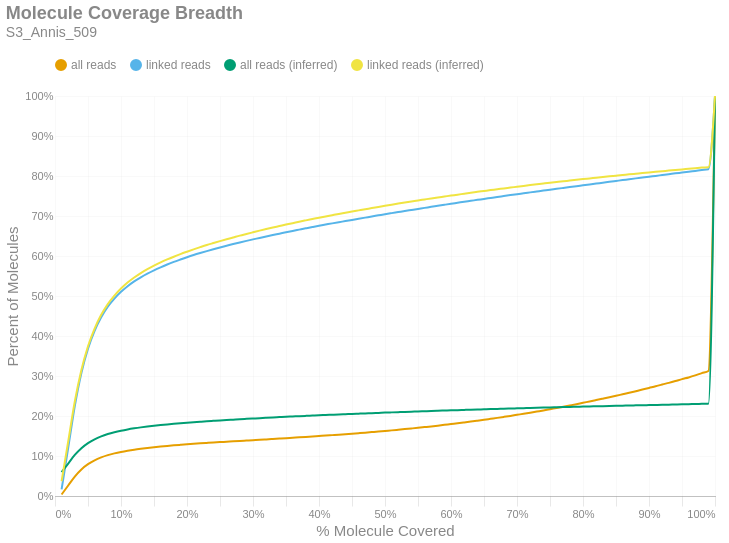

Notebook source saved alongside this figure:
### Markdown cell above
### Molecule Read Coverage
This chart shows molecule coverage breadth as computed by the number of bases aligned to that molecule. In other words, "*how much of each unique long molecule is actually sequenced/aligned?*" Keep in mind there is a distinction between sequences and alignments, since some sequences belonging to a particular molecule may not align well and wouldn't appear in the alignment data. This chart also shows molecule coverage breadth as computed by the *inferred fragment* from which the aligned sequences originate. Unlike read coverage, this calculation takes into account the total insert size, including unsequenced gaps between the forward and reverse reads. Like the previous figures, these are cumulative percents.

### Code cell
if SKIPLR:
    print_html(f"Skipped")
else:
    binned_df = consolidated_hist(valids['coverage_bp'], mask, 0.01, True)
    binned_df_inf = consolidated_hist(valids['coverage_inserts'], mask, 0.01, True)
    binned_df = binned_df.with_columns(pl.lit(binned_df_inf['all reads (cumsum)']).alias('all reads (inferred)'))
    binned_df = binned_df.with_columns(pl.lit(binned_df_inf['linked reads (cumsum)']).alias('linked reads (inferred)'))
    binned_df = binned_df.with_columns(
        (pl.col('bin').cast(pl.Float64) + 0.01).alias('right_edge')
    )

    with SafeRender(binned_df):
        (
            density_plot(binned_df, 'Molecule Coverage Breadth', samplename, 'molcov', ['all reads (inferred)','linked reads (inferred)'])
            .encode(
                #x=alt.X('bin:Q', title="% Molecule Covered").axis(format = '%').scale(padding=0),
                x=alt.X('right_edge:Q', title="% Molecule Covered").axis(format='%').scale(padding=0),
                y=alt.Y('value:Q', title='Percent of Molecules')
                    .axis(format='%')
                    .stack(False)
                    .scale(domainMin=0, padding=0),
                color=alt.Color("key:N").scale(domain = ["all reads", "linked reads", "all reads (inferred)", "linked reads (inferred)"]),
                tooltip = [
                    alt.Tooltip("key:N", title = "Data Type"),
                    alt.Tooltip("range_label:N", title="% Molecule Covered"),
                    alt.Tooltip("value:Q", format = ".2%", title="% Molecules")
                ]
            )
        ).display()

### Figure 1 — Vega-Lite specification as saved in the notebook (floating-point values rounded to 4 significant figures)
{"width": "container", "height": 400, "config": {"title": {"anchor": "start", "dy": -15, "fontSize": 18, "color": "#888888", "subtitleColor": "#888888", "subtitleFontSize": 14}, "arc": {"fill": "#0072B2"}, "axis": {"domainColor": "#888888", "domainWidth": 0.5, "gridWidth": 0.2, "grid": false, "titleFontWeight": 400, "titleFontSize": 15, "labelFontSize": 11, "labelColor": "#888888", "tickColor": "#888888", "tickWidth": 0.2, "titleColor": "#888888"}, "axisBand": {"grid": false}, "axisX": {"grid": true, "tickSize": 10, "domainCap": "round"}, "axisY": {"domain": false, "grid": true, "tickSize": 0, "domainCap": "round"}, "background": "transparent", "header": {"labelFontSize": 15, "labelColor": "#888888", "titleFontSize": 15, "titleFontWeight": 600, "titleColor": "#888888"}, "legend": {"labelFont": "sans-serif", "labelFontSize": 12, "labelColor": "#888888", "symbolSize": 100, "symbolType": "circle", "titleFontSize": 12, "titlePadding": 10, "titleColor": "#888888", "title": null, "orient": "top"}, "range": {"category": ["#E69F00", "#56B4E9", "#009E73", "#F0E442", "#0072B2", "#D55E00", "#CC79A7", "#000000"], "diverging": ["#cfe8f3", "#a2d4ec", "#73bfe2", "#46abdb", "#1696d2", "#12719e"]}, "area": {"fill": "#0072B2", "fillOpacity": 0.7, "line": true, "strokeOpacity": 0.7}, "line": {"color": "#0072B2", "stroke": "#0072B2", "strokeWidth": 2}, "trail": {"color": "#0072B2", "stroke": "#0072B2", "strokeWidth": 0, "size": 1}, "point": {"filled": true, "fillOpacity": 1.0, "size": 95}, "text": {"color": "#888888", "fontSize": 11, "align": "right", "fontWeight": 400, "size": 11}, "bar": {"fill": "#0072B2", "stroke": null}, "view": {"stroke": null, "continuousWidth": 660, "continuousHeight": 400}}, "data": {"name": "data-f4087765fc8f581e869876974e5636fb"}, "mark": {"type": "line", "interpolate": "monotone", "point": {"opacity": 0, "size": 275}}, "encoding": {"color": {"field": "key", "scale": {"domain": ["all reads", "linked reads", "all reads (inferred)", "linked reads (inferred)"]}, "type": "nominal"}, "tooltip": [{"field": "key", "title": "Data Type", "type": "nominal"}, {"field": "range_label", "title": "% Molecule Covered", "type": "nominal"}, {"field": "value", "format": ".2%", "title": "% Molecules", "type": "quantitative"}], "x": {"axis": {"format": "%"}, "field": "right_edge", "scale": {"padding": 0}, "title": "% Molecule Covered", "type": "quantitative"}, "y": {"axis": {"format": "%"}, "field": "value", "scale": {"domainMin": 0, "padding": 0}, "stack": false, "title": "Percent of Molecules", "type": "quantitative"}}, "params": [{"name": "param_c36ac31b6afebe62", "select": {"type": "point", "fields": ["key"]}, "bind": "legend"}], "title": {"text": "Molecule Coverage Breadth", "subtitle": "S3_Annis_509"}, "transform": [{"fold": ["all reads (cumsum)", "linked reads (cumsum)", "all reads (inferred)", "linked reads (inferred)"]}, {"calculate": "replace(datum.key, ' (cumsum)', '')", "as": "key"}, {"filter": {"param": "param_c36ac31b6afebe62"}}], "usermeta": {"embedOptions": {"downloadFileName": "S3_Annis_509.molcov"}}, "$schema": "https://vega.github.io/schema/vega-lite/v6.1.0.json", "datasets": {"data-f4087765fc8f581e869876974e5636fb": [{"bin": "0.0", "interval": "0.0-0.01", "all reads": 0.003755, "linked reads": 0.01659, "all reads (cumsum)": 0.003755, "linked reads (cumsum)": 0.01659, "range_label": "0.0-0.01", "all reads (inferred)": 0.05975, "linked reads (inferred)": 0.03691, "right_edge": 0.01}, {"bin": "0.01", "interval": "0.01-0.02", "all reads": 0.02242, "linked reads": 0.1036, "all reads (cumsum)": 0.02618, "linked reads (cumsum)": 0.1202, "range_label": "0.01-0.02", "all reads (inferred)": 0.08118, "linked reads (inferred)": 0.1364, "right_edge": 0.02}, {"bin": "0.02", "interval": "0.02-0.03", "all reads": 0.02254, "linked reads": 0.1049, "all reads (cumsum)": 0.04872, "linked reads (cumsum)": 0.2251, "range_label": "0.02-0.03", "all reads (inferred)": 0.1026, "linked reads (inferred)": 0.2364, "right_edge": 0.03}, {"bin": "0.03", "interval": "0.03-0.04", "all reads": 0.01776, "linked reads": 0.08263, "all reads (cumsum)": 0.06649, "linked reads (cumsum)": 0.3077, "range_label": "0.03-0.04", "all reads (inferred)": 0.1195, "linked reads (inferred)": 0.3151, "right_edge": 0.04}, {"bin": "0.04", "interval": "0.04-0.05", "all reads": 0.01306, "linked reads": 0.06072, "all reads (cumsum)": 0.07955, "linked reads (cumsum)": 0.3684, "range_label": "0.04-0.05", "all reads (inferred)": 0.1322, "linked reads (inferred)": 0.3745, "right_edge": 0.05}, {"bin": "0.05", "interval": "0.05-0.06", "all reads": 0.009611, "linked reads": 0.04459, "all reads (cumsum)": 0.08916, "linked reads (cumsum)": 0.413, "range_label": "0.05-0.06", "all reads (inferred)": 0.1417, "linked reads (inferred)": 0.4187, "right_edge": 0.06}, {"bin": "0.06", "interval": "0.06-0.07", "all reads": 0.007271, "linked reads": 0.03371, "all reads (cumsum)": 0.09643, "linked reads (cumsum)": 0.4467, "range_label": "0.06-0.07", "all reads (inferred)": 0.1491, "linked reads (inferred)": 0.4529, "right_edge": 0.07}, {"bin": "0.07", "interval": "0.07-0.08", "all reads": 0.005691, "linked reads": 0.02634, "all reads (cumsum)": 0.1021, "linked reads (cumsum)": 0.4731, "range_label": "0.07-0.08", "all reads (inferred)": 0.1549, "linked reads (inferred)": 0.4798, "right_edge": 0.08}, {"bin": "0.08", "interval": "0.08-0.09", "all reads": 0.004429, "linked reads": 0.02044, "all reads (cumsum)": 0.1066, "linked reads (cumsum)": 0.4935, "range_label": "0.08-0.09", "all reads (inferred)": 0.1594, "linked reads (inferred)": 0.5011, "right_edge": 0.09}, {"bin": "0.09", "interval": "0.09-0.1", "all reads": 0.003661, "linked reads": 0.01687, "all reads (cumsum)": 0.1102, "linked reads (cumsum)": 0.5104, "range_label": "0.09-0.1", "all reads (inferred)": 0.1632, "linked reads (inferred)": 0.5186, "right_edge": 0.1}, {"bin": "0.1", "interval": "0.1-0.11", "all reads": 0.003063, "linked reads": 0.01407, "all reads (cumsum)": 0.1133, "linked reads (cumsum)": 0.5244, "range_label": "0.1-0.11", "all reads (inferred)": 0.1664, "linked reads (inferred)": 0.5335, "right_edge": 0.11}, {"bin": "0.11", "interval": "0.11-0.12", "all reads": 0.002632, "linked reads": 0.01206, "all reads (cumsum)": 0.1159, "linked reads (cumsum)": 0.5365, "range_label": "0.11-0.12", "all reads (inferred)": 0.1692, "linked reads (inferred)": 0.5462, "right_edge": 0.12}, {"bin": "0.12", "interval": "0.12-0.13", "all reads": 0.002225, "linked reads": 0.01017, "all reads (cumsum)": 0.1181, "linked reads (cumsum)": 0.5467, "range_label": "0.12-0.13", "all reads (inferred)": 0.1716, "linked reads (inferred)": 0.5573, "right_edge": 0.13}, {"bin": "0.13", "interval": "0.13-0.14", "all reads": 0.001999, "linked reads": 0.009162, "all reads (cumsum)": 0.1201, "linked reads (cumsum)": 0.5558, "range_label": "0.13-0.14", "all reads (inferred)": 0.1737, "linked reads (inferred)": 0.5671, "right_edge": 0.14}, {"bin": "0.14", "interval": "0.14-0.15", "all reads": 0.001829, "linked reads": 0.008347, "all reads (cumsum)": 0.122, "linked reads (cumsum)": 0.5642, "range_label": "0.14-0.15", "all reads (inferred)": 0.1756, "linked reads (inferred)": 0.5758, "right_edge": 0.15}, {"bin": "0.15", "interval": "0.15-0.16", "all reads": 0.00166, "linked reads": 0.007527, "all reads (cumsum)": 0.1236, "linked reads (cumsum)": 0.5717, "range_label": "0.15-0.16", "all reads (inferred)": 0.1774, "linked reads (inferred)": 0.584, "right_edge": 0.16}, {"bin": "0.16", "interval": "0.16-0.17", "all reads": 0.001541, "linked reads": 0.006967, "all reads (cumsum)": 0.1252, "linked reads (cumsum)": 0.5787, "range_label": "0.16-0.17", "all reads (inferred)": 0.179, "linked reads (inferred)": 0.5914, "right_edge": 0.17}, {"bin": "0.17", "interval": "0.17-0.18", "all reads": 0.001434, "linked reads": 0.006493, "all reads (cumsum)": 0.1266, "linked reads (cumsum)": 0.5852, "range_label": "0.17-0.18", "all reads (inferred)": 0.1805, "linked reads (inferred)": 0.5982, "right_edge": 0.18}, {"bin": "0.18", "interval": "0.18-0.19", "all reads": 0.001327, "linked reads": 0.005978, "all reads (cumsum)": 0.1279, "linked reads (cumsum)": 0.5912, "range_label": "0.18-0.19", "all reads (inferred)": 0.1819, "linked reads (inferred)": 0.6047, "right_edge": 0.19}, {"bin": "0.19", "interval": "0.19-0.2", "all reads": 0.001293, "linked reads": 0.005784, "all reads (cumsum)": 0.1292, "linked reads (cumsum)": 0.5969, "range_label": "0.19-0.2", "all reads (inferred)": 0.1832, "linked reads (inferred)": 0.6107, "right_edge": 0.2}, {"bin": "0.2", "interval": "0.2-0.21", "all reads": 0.001212, "linked reads": 0.00543, "all reads (cumsum)": 0.1304, "linked reads (cumsum)": 0.6024, "range_label": "0.2-0.21", "all reads (inferred)": 0.1845, "linked reads (inferred)": 0.6166, "right_edge": 0.21}, {"bin": "0.21", "interval": "0.21-0.22", "all reads": 0.001144, "linked reads": 0.005045, "all reads (cumsum)": 0.1316, "linked reads (cumsum)": 0.6074, "range_label": "0.21-0.22", "all reads (inferred)": 0.1857, "linked reads (inferred)": 0.6221, "right_edge": 0.22}, {"bin": "0.22", "interval": "0.22-0.23", "all reads": 0.001085, "linked reads": 0.004805, "all reads (cumsum)": 0.1327, "linked reads (cumsum)": 0.6122, "range_label": "0.22-0.23", "all reads (inferred)": 0.1868, "linked reads (inferred)": 0.6275, "right_edge": 0.23}, {"bin": "0.23", "interval": "0.23-0.24", "all reads": 0.001071, "linked reads": 0.00463, "all reads (cumsum)": 0.1337, "linked reads (cumsum)": 0.6168, "range_label": "0.23-0.24", "all reads (inferred)": 0.1879, "linked reads (inferred)": 0.6323, "right_edge": 0.24}, {"bin": "0.24", "interval": "0.24-0.25", "all reads": 0.001028, "linked reads": 0.00444, "all reads (cumsum)": 0.1348, "linked reads (cumsum)": 0.6213, "range_label": "0.24-0.25", "all reads (inferred)": 0.1889, "linked reads (inferred)": 0.6371, "right_edge": 0.25}, {"bin": "0.25", "interval": "0.25-0.26", "all reads": 0.0009886, "linked reads": 0.004252, "all reads (cumsum)": 0.1357, "linked reads (cumsum)": 0.6255, "range_label": "0.25-0.26", "all reads (inferred)": 0.1899, "linked reads (inferred)": 0.6418, "right_edge": 0.26}, {"bin": "0.26", "interval": "0.26-0.27", "all reads": 0.001013, "linked reads": 0.004322, "all reads (cumsum)": 0.1368, "linked reads (cumsum)": 0.6299, "range_label": "0.26-0.27", "all reads (inferred)": 0.1909, "linked reads (inferred)": 0.6463, "right_edge": 0.27}, {"bin": "0.27", "interval": "0.27-0.28", "all reads": 0.0009707, "linked reads": 0.004056, "all reads (cumsum)": 0.1377, "linked reads (cumsum)": 0.6339, "range_label": "0.27-0.28", "all reads (inferred)": 0.1919, "linked reads (inferred)": 0.6509, "right_edge": 0.28}, {"bin": "0.28", "interval": "0.28-0.29", "all reads": 0.0009478, "linked reads": 0.003877, "all reads (cumsum)": 0.1387, "linked reads (cumsum)": 0.6378, "range_label": "0.28-0.29", "all reads (inferred)": 0.1928, "linked reads (inferred)": 0.6551, "right_edge": 0.29}, {"bin": "0.29", "interval": "0.29-0.3", "all reads": 0.0009499, "linked reads": 0.003767, "all reads (cumsum)": 0.1396, "linked reads (cumsum)": 0.6416, "range_label": "0.29-0.3", "all reads (inferred)": 0.1938, "linked reads (inferred)": 0.6593, "right_edge": 0.3}, {"bin": "0.3", "interval": "0.3-0.31", "all reads": 0.0009279, "linked reads": 0.003541, "all reads (cumsum)": 0.1406, "linked reads (cumsum)": 0.6451, "range_label": "0.3-0.31", "all reads (inferred)": 0.1947, "linked reads (inferred)": 0.6634, "right_edge": 0.31}, {"bin": "0.31", "interval": "0.31-0.32", "all reads": 0.0009854, "linked reads": 0.003718, "all reads (cumsum)": 0.1415, "linked reads (cumsum)": 0.6488, "range_label": "0.31-0.32", "all reads (inferred)": 0.1955, "linked reads (inferred)": 0.6674, "right_edge": 0.32}, {"bin": "0.32", "interval": "0.32-0.33", "all reads": 0.001, "linked reads": 0.003548, "all reads (cumsum)": 0.1425, "linked reads (cumsum)": 0.6524, "range_label": "0.32-0.33", "all reads (inferred)": 0.1964, "linked reads (inferred)": 0.6712, "right_edge": 0.33}, {"bin": "0.33", "interval": "0.33-0.34", "all reads": 0.001006, "linked reads": 0.003449, "all reads (cumsum)": 0.1435, "linked reads (cumsum)": 0.6558, "range_label": "0.33-0.34", "all reads (inferred)": 0.1972, "linked reads (inferred)": 0.6749, "right_edge": 0.34}, {"bin": "0.34", "interval": "0.34-0.35", "all reads": 0.001016, "linked reads": 0.00349, "all reads (cumsum)": 0.1446, "linked reads (cumsum)": 0.6593, "range_label": "0.34-0.35", "all reads (inferred)": 0.198, "linked reads (inferred)": 0.6786, "right_edge": 0.35}, {"bin": "0.35", "interval": "0.35-0.36", "all reads": 0.001046, "linked reads": 0.0034, "all reads (cumsum)": 0.1456, "linked reads (cumsum)": 0.6627, "range_label": "0.35-0.36", "all reads (inferred)": 0.1988, "linked reads (inferred)": 0.6821, "right_edge": 0.36}, {"bin": "0.36", "interval": "0.36-0.37", "all reads": 0.001031, "linked reads": 0.003244, "all reads (cumsum)": 0.1466, "linked reads (cumsum)": 0.666, "range_label": "0.36-0.37", "all reads (inferred)": 0.1996, "linked reads (inferred)": 0.6857, "right_edge": 0.37}, {"bin": "0.37", "interval": "0.37-0.38", "all reads": 0.001059, "linked reads": 0.003241, "all reads (cumsum)": 0.1477, "linked reads (cumsum)": 0.6692, "range_label": "0.37-0.38", "all reads (inferred)": 0.2003, "linked reads (inferred)": 0.6891, "right_edge": 0.38}, {"bin": "0.38", "interval": "0.38-0.39", "all reads": 0.001099, "linked reads": 0.003216, "all reads (cumsum)": 0.1488, "linked reads (cumsum)": 0.6724, "range_label": "0.38-0.39", "all reads (inferred)": 0.2011, "linked reads (inferred)": 0.6924, "right_edge": 0.39}, {"bin": "0.39", "interval": "0.39-0.4", "all reads": 0.001119, "linked reads": 0.003153, "all reads (cumsum)": 0.1499, "linked reads (cumsum)": 0.6756, "range_label": "0.39-0.4", "all reads (inferred)": 0.2018, "linked reads (inferred)": 0.6958, "right_edge": 0.4}, {"bin": "0.4", "interval": "0.4-0.41", "all reads": 0.001105, "linked reads": 0.003004, "all reads (cumsum)": 0.151, "linked reads (cumsum)": 0.6786, "range_label": "0.4-0.41", "all reads (inferred)": 0.2025, "linked reads (inferred)": 0.6989, "right_edge": 0.41}, {"bin": "0.41", "interval": "0.41-0.42", "all reads": 0.001171, "linked reads": 0.003025, "all reads (cumsum)": 0.1522, "linked reads (cumsum)": 0.6816, "range_label": "0.41-0.42", "all reads (inferred)": 0.2032, "linked reads (inferred)": 0.7021, "right_edge": 0.42}, {"bin": "0.42", "interval": "0.42-0.43", "all reads": 0.001169, "linked reads": 0.002898, "all reads (cumsum)": 0.1534, "linked reads (cumsum)": 0.6845, "range_label": "0.42-0.43", "all reads (inferred)": 0.2039, "linked reads (inferred)": 0.7052, "right_edge": 0.43}, {"bin": "0.43", "interval": "0.43-0.44", "all reads": 0.001206, "linked reads": 0.002841, "all reads (cumsum)": 0.1546, "linked reads (cumsum)": 0.6873, "range_label": "0.43-0.44", "all reads (inferred)": 0.2046, "linked reads (inferred)": 0.7082, "right_edge": 0.44}, {"bin": "0.44", "interval": "0.44-0.45", "all reads": 0.001234, "linked reads": 0.002893, "all reads (cumsum)": 0.1558, "linked reads (cumsum)": 0.6902, "range_label": "0.44-0.45", "all reads (inferred)": 0.2052, "linked reads (inferred)": 0.7112, "right_edge": 0.45}, {"bin": "0.45", "interval": "0.45-0.46", "all reads": 0.001277, "linked reads": 0.002849, "all reads (cumsum)": 0.1571, "linked reads (cumsum)": 0.6931, "range_label": "0.45-0.46", "all reads (inferred)": 0.2059, "linked reads (inferred)": 0.7141, "right_edge": 0.46}, {"bin": "0.46", "interval": "0.46-0.47", "all reads": 0.001299, "linked reads": 0.002856, "all reads (cumsum)": 0.1584, "linked reads (cumsum)": 0.6959, "range_label": "0.46-0.47", "all reads (inferred)": 0.2065, "linked reads (inferred)": 0.7169, "right_edge": 0.47}, {"bin": "0.47", "interval": "0.47-0.48", "all reads": 0.001382, "linked reads": 0.002869, "all reads (cumsum)": 0.1598, "linked reads (cumsum)": 0.6988, "range_label": "0.47-0.48", "all reads (inferred)": 0.2072, "linked reads (inferred)": 0.7198, "right_edge": 0.48}, {"bin": "0.48", "interval": "0.48-0.49", "all reads": 0.001384, "linked reads": 0.002823, "all reads (cumsum)": 0.1611, "linked reads (cumsum)": 0.7016, "range_label": "0.48-0.49", "all reads (inferred)": 0.2078, "linked reads (inferred)": 0.7227, "right_edge": 0.49}, {"bin": "0.49", "interval": "0.49-0.5", "all reads": 0.001528, "linked reads": 0.002849, "all reads (cumsum)": 0.1627, "linked reads (cumsum)": 0.7045, "range_label": "0.49-0.5", "all reads (inferred)": 0.2084, "linked reads (inferred)": 0.7256, "right_edge": 0.5}, {"bin": "0.5", "interval": "0.5-0.51", "all reads": 0.001395, "linked reads": 0.002714, "all reads (cumsum)": 0.1641, "linked reads (cumsum)": 0.7072, "range_label": "0.5-0.51", "all reads (inferred)": 0.2091, "linked reads (inferred)": 0.7284, "right_edge": 0.51}, {"bin": "0.51", "interval": "0.51-0.52", "all reads": 0.001552, "linked reads": 0.002668, "all reads (cumsum)": 0.1656, "linked reads (cumsum)": 0.7099, "range_label": "0.51-0.52", "all reads (inferred)": 0.2097, "linked reads (inferred)": 0.731, "right_edge": 0.52}, {"bin": "0.52", "interval": "0.52-0.53", "all reads": 0.001588, "linked reads": 0.002685, "all reads (cumsum)": 0.1672, "linked reads (cumsum)": 0.7125, "range_label": "0.52-0.53", "all reads (inferred)": 0.2103, "linked reads (inferred)": 0.7337, "right_edge": 0.53}, {"bin": "0.53", "interval": "0.53-0.54", "all reads": 0.001617, "linked reads": 0.002576, "all reads (cumsum)": 0.1688, "linked reads (cumsum)": 0.7151, "range_label": "0.53-0.54", "all reads (inferred)": 0.2108, "linked reads (inferred)": 0.7363, "right_edge": 0.54}, {"bin": "0.54", "interval": "0.54-0.55", "all reads": 0.001658, "linked reads": 0.00258, "all reads (cumsum)": 0.1705, "linked reads (cumsum)": 0.7177, "range_label": "0.54-0.55", "all reads (inferred)": 0.2114, "linked reads (inferred)": 0.7388, "right_edge": 0.55}, {"bin": "0.55", "interval": "0.55-0.56", "all reads": 0.001772, "linked reads": 0.002608, "all reads (cumsum)": 0.1722, "linked reads (cumsum)": 0.7203, "range_label": "0.55-0.56", "all reads (inferred)": 0.212, "linked reads (inferred)": 0.7414, "right_edge": 0.56}, {"bin": "0.56", "interval": "0.56-0.57", "all reads": 0.001777, "linked reads": 0.002543, "all reads (cumsum)": 0.174, "linked reads (cumsum)": 0.7228, "range_label": "0.56-0.57", "all reads (inferred)": 0.2126, "linked reads (inferred)": 0.744, "right_edge": 0.57}, {"bin": "0.57", "interval": "0.57-0.58", "all reads": 0.001846, "linked reads": 0.002637, "all reads (cumsum)": 0.1759, "linked reads (cumsum)": 0.7255, "range_label": "0.57-0.58", "all reads (inferred)": 0.2131, "linked reads (inferred)": 0.7464, "right_edge": 0.58}, {"bin": "0.58", "interval": "0.58-0.59", "all reads": 0.00196, "linked reads": 0.002576, "all reads (cumsum)": 0.1778, "linked reads (cumsum)": 0.7281, "range_label": "0.58-0.59", "all reads (inferred)": 0.2136, "linked reads (inferred)": 0.7487, "right_edge": 0.59}, {"bin": "0.59", "interval": "0.59-0.6", "all reads": 0.002024, "linked reads": 0.002546, "all reads (cumsum)": 0.1799, "linked reads (cumsum)": 0.7306, "range_label": "0.59-0.6", "all reads (inferred)": 0.2142, "linked reads (inferred)": 0.7511, "right_edge": 0.6}, {"bin": "0.6", "interval": "0.6-0.61", "all reads": 0.001972, "linked reads": 0.002455, "all reads (cumsum)": 0.1818, "linked reads (cumsum)": 0.7331, "range_label": "0.6-0.61", "all reads (inferred)": 0.2147, "linked reads (inferred)": 0.7534, "right_edge": 0.61}, {"bin": "0.61", "interval": "0.61-0.62", "all reads": 0.002089, "linked reads": 0.002483, "all reads (cumsum)": 0.1839, "linked reads (cumsum)": 0.7355, "range_label": "0.61-0.62", "all reads (inferred)": 0.2152, "linked reads (inferred)": 0.7558, "right_edge": 0.62}, {"bin": "0.62", "interval": "0.62-0.63", "all reads": 0.00214, "linked reads": 0.00239, "all reads (cumsum)": 0.1861, "linked reads (cumsum)": 0.7379, "range_label": "0.62-0.63", "all reads (inferred)": 0.2158, "linked reads (inferred)": 0.7581, "right_edge": 0.63}, {"bin": "0.63", "interval": "0.63-0.64", "all reads": 0.002206, "linked reads": 0.002432, "all reads (cumsum)": 0.1883, "linked reads (cumsum)": 0.7404, "range_label": "0.63-0.64", "all reads (inferred)": 0.2163, "linked reads (inferred)": 0.7604, "right_edge": 0.64}, {"bin": "0.64", "interval": "0.64-0.65", "all reads": 0.002237, "linked reads": 0.002375, "all reads (cumsum)": 0.1905, "linked reads (cumsum)": 0.7427, "range_label": "0.64-0.65", "all reads (inferred)": 0.2168, "linked reads (inferred)": 0.7625, "right_edge": 0.65}, {"bin": "0.65", "interval": "0.65-0.66", "all reads": 0.00241, "linked reads": 0.002438, "all reads (cumsum)": 0.1929, "linked reads (cumsum)": 0.7452, "range_label": "0.65-0.66", "all reads (inferred)": 0.2173, "linked reads (inferred)": 0.7647, "right_edge": 0.66}, {"bin": "0.66", "interval": "0.66-0.67", "all reads": 0.002399, "linked reads": 0.002426, "all reads (cumsum)": 0.1953, "linked reads (cumsum)": 0.7476, "range_label": "0.66-0.67", "all reads (inferred)": 0.2177, "linked reads (inferred)": 0.7668, "right_edge": 0.67}, {"bin": "0.67", "interval": "0.67-0.68", "all reads": 0.002447, "linked reads": 0.002327, "all reads (cumsum)": 0.1978, "linked reads (cumsum)": 0.7499, "range_label": "0.67-0.68", "all reads (inferred)": 0.2182, "linked reads (inferred)": 0.769, "right_edge": 0.68}, {"bin": "0.68", "interval": "0.68-0.69", "all reads": 0.002513, "linked reads": 0.00235, "all reads (cumsum)": 0.2003, "linked reads (cumsum)": 0.7523, "range_label": "0.68-0.69", "all reads (inferred)": 0.2187, "linked reads (inferred)": 0.771, "right_edge": 0.69}, {"bin": "0.69", "interval": "0.69-0.7", "all reads": 0.002654, "linked reads": 0.00237, "all reads (cumsum)": 0.2029, "linked reads (cumsum)": 0.7547, "range_label": "0.69-0.7", "all reads (inferred)": 0.2192, "linked reads (inferred)": 0.7731, "right_edge": 0.7}, {"bin": "0.7", "interval": "0.7-0.71", "all reads": 0.002569, "linked reads": 0.00217, "all reads (cumsum)": 0.2055, "linked reads (cumsum)": 0.7568, "range_label": "0.7-0.71", "all reads (inferred)": 0.2196, "linked reads (inferred)": 0.7752, "right_edge": 0.71}, {"bin": "0.71", "interval": "0.71-0.72", "all reads": 0.002751, "linked reads": 0.00224, "all reads (cumsum)": 0.2082, "linked reads (cumsum)": 0.7591, "range_label": "0.71-0.72", "all reads (inferred)": 0.2201, "linked reads (inferred)": 0.7773, "right_edge": 0.72}, {"bin": "0.72", "interval": "0.72-0.73", "all reads": 0.002872, "linked reads": 0.002233, "all reads (cumsum)": 0.2111, "linked reads (cumsum)": 0.7613, "range_label": "0.72-0.73", "all reads (inferred)": 0.2205, "linked reads (inferred)": 0.7792, "right_edge": 0.73}, {"bin": "0.73", "interval": "0.73-0.74", "all reads": 0.002845, "linked reads": 0.002233, "all reads (cumsum)": 0.214, "linked reads (cumsum)": 0.7635, "range_label": "0.73-0.74", "all reads (inferred)": 0.221, "linked reads (inferred)": 0.7811, "right_edge": 0.74}, {"bin": "0.74", "interval": "0.74-0.75", "all reads": 0.003112, "linked reads": 0.002276, "all reads (cumsum)": 0.2171, "linked reads (cumsum)": 0.7658, "range_label": "0.74-0.75", "all reads (inferred)": 0.2214, "linked reads (inferred)": 0.7831, "right_edge": 0.75}, {"bin": "0.75", "interval": "0.75-0.76", "all reads": 0.002943, "linked reads": 0.002074, "all reads (cumsum)": 0.22, "linked reads (cumsum)": 0.7679, "range_label": "0.75-0.76", "all reads (inferred)": 0.2218, "linked reads (inferred)": 0.7849, "right_edge": 0.76}, {"bin": "0.76", "interval": "0.76-0.77", "all reads": 0.003126, "linked reads": 0.002222, "all reads (cumsum)": 0.2231, "linked reads (cumsum)": 0.7701, "range_label": "0.76-0.77", "all reads (inferred)": 0.2222, "linked reads (inferred)": 0.7867, "right_edge": 0.77}, {"bin": "0.77", "interval": "0.77-0.78", "all reads": 0.003189, "linked reads": 0.002266, "all reads (cumsum)": 0.2263, "linked reads (cumsum)": 0.7724, "range_label": "0.77-0.78", "all reads (inferred)": 0.2227, "linked reads (inferred)": 0.7886, "right_edge": 0.78}, {"bin": "0.78", "interval": "0.78-0.79", "all reads": 0.003225, "linked reads": 0.002207, "all reads (cumsum)": 0.2296, "linked reads (cumsum)": 0.7746, "range_label": "0.78-0.79", "all reads (inferred)": 0.2231, "linked reads (inferred)": 0.7904, "right_edge": 0.79}, {"bin": "0.79", "interval": "0.79-0.8", "all reads": 0.003459, "linked reads": 0.002131, "all reads (cumsum)": 0.233, "linked reads (cumsum)": 0.7767, "range_label": "0.79-0.8", "all reads (inferred)": 0.2235, "linked reads (inferred)": 0.7923, "right_edge": 0.8}, {"bin": "0.8", "interval": "0.8-0.81", "all reads": 0.003266, "linked reads": 0.002162, "all reads (cumsum)": 0.2363, "linked reads (cumsum)": 0.7789, "range_label": "0.8-0.81", "all reads (inferred)": 0.2239, "linked reads (inferred)": 0.794, "right_edge": 0.81}, {"bin": "0.81", "interval": "0.81-0.82", "all reads": 0.003467, "linked reads": 0.002189, "all reads (cumsum)": 0.2397, "linked reads (cumsum)": 0.7811, "range_label": "0.81-0.82", "all reads (inferred)": 0.2243, "linked reads (inferred)": 0.7957, "right_edge": 0.82}, {"bin": "0.82", "interval": "0.82-0.83", "all reads": 0.003545, "linked reads": 0.002167, "all reads (cumsum)": 0.2433, "linked reads (cumsum)": 0.7832, "range_label": "0.82-0.83", "all reads (inferred)": 0.2247, "linked reads (inferred)": 0.7974, "right_edge": 0.83}, {"bin": "0.83", "interval": "0.83-0.84", "all reads": 0.003577, "linked reads": 0.002196, "all reads (cumsum)": 0.2469, "linked reads (cumsum)": 0.7854, "range_label": "0.83-0.84", "all reads (inferred)": 0.2251, "linked reads (inferred)": 0.7991, "right_edge": 0.84}, {"bin": "0.84", "interval": "0.84-0.85", "all reads": 0.003656, "linked reads": 0.002158, "all reads (cumsum)": 0.2505, "linked reads (cumsum)": 0.7876, "range_label": "0.84-0.85", "all reads (inferred)": 0.2254, "linked reads (inferred)": 0.8007, "right_edge": 0.85}, {"bin": "0.85", "interval": "0.85-0.86", "all reads": 0.003771, "linked reads": 0.002153, "all reads (cumsum)": 0.2543, "linked reads (cumsum)": 0.7897, "range_label": "0.85-0.86", "all reads (inferred)": 0.2258, "linked reads (inferred)": 0.8024, "right_edge": 0.86}, {"bin": "0.86", "interval": "0.86-0.87", "all reads": 0.003752, "linked reads": 0.002186, "all reads (cumsum)": 0.258, "linked reads (cumsum)": 0.7919, "range_label": "0.86-0.87", "all reads (inferred)": 0.2262, "linked reads (inferred)": 0.8041, "right_edge": 0.87}, {"bin": "0.87", "interval": "0.87-0.88", "all reads": 0.00399, "linked reads": 0.002158, "all reads (cumsum)": 0.262, "linked reads (cumsum)": 0.7941, "range_label": "0.87-0.88", "all reads (inferred)": 0.2266, "linked reads (inferred)": 0.8057, "right_edge": 0.88}, {"bin": "0.88", "interval": "0.88-0.89", "all reads": 0.003999, "linked reads": 0.002103, "all reads (cumsum)": 0.266, "linked reads (cumsum)": 0.7962, "range_label": "0.88-0.89", "all reads (inferred)": 0.2269, "linked reads (inferred)": 0.8073, "right_edge": 0.89}, {"bin": "0.89", "interval": "0.89-0.9", "all reads": 0.004139, "linked reads": 0.002096, "all reads (cumsum)": 0.2702, "linked reads (cumsum)": 0.7983, "range_label": "0.89-0.9", "all reads (inferred)": 0.2273, "linked reads (inferred)": 0.8089, "right_edge": 0.9}, {"bin": "0.9", "interval": "0.9-0.91", "all reads": 0.003975, "linked reads": 0.002017, "all reads (cumsum)": 0.2742, "linked reads (cumsum)": 0.8003, "range_label": "0.9-0.91", "all reads (inferred)": 0.2277, "linked reads (inferred)": 0.8105, "right_edge": 0.91}, {"bin": "0.91", "interval": "0.91-0.92", "all reads": 0.004643, "linked reads": 0.002083, "all reads (cumsum)": 0.2788, "linked reads (cumsum)": 0.8024, "range_label": "0.91-0.92", "all reads (inferred)": 0.2281, "linked reads (inferred)": 0.812, "right_edge": 0.92}, {"bin": "0.92", "interval": "0.92-0.93", "all reads": 0.004046, "linked reads": 0.002069, "all reads (cumsum)": 0.2828, "linked reads (cumsum)": 0.8044, "range_label": "0.92-0.93", "all reads (inferred)": 0.2284, "linked reads (inferred)": 0.8135, "right_edge": 0.93}, {"bin": "0.93", "interval": "0.93-0.94", "all reads": 0.004513, "linked reads": 0.002184, "all reads (cumsum)": 0.2874, "linked reads (cumsum)": 0.8066, "range_label": "0.93-0.94", "all reads (inferred)": 0.2288, "linked reads (inferred)": 0.815, "right_edge": 0.94}, {"bin": "0.94", "interval": "0.94-0.95", "all reads": 0.00488, "linked reads": 0.001954, "all reads (cumsum)": 0.2922, "linked reads (cumsum)": 0.8086, "range_label": "0.94-0.95", "all reads (inferred)": 0.2291, "linked reads (inferred)": 0.8164, "right_edge": 0.95}, {"bin": "0.95", "interval": "0.95-0.96", "all reads": 0.004226, "linked reads": 0.002039, "all reads (cumsum)": 0.2965, "linked reads (cumsum)": 0.8106, "range_label": "0.95-0.96", "all reads (inferred)": 0.2296, "linked reads (inferred)": 0.818, "right_edge": 0.96}, {"bin": "0.96", "interval": "0.96-0.97", "all reads": 0.005031, "linked reads": 0.002116, "all reads (cumsum)": 0.3015, "linked reads (cumsum)": 0.8127, "range_label": "0.96-0.97", "all reads (inferred)": 0.23, "linked reads (inferred)": 0.8195, "right_edge": 0.97}, {"bin": "0.97", "interval": "0.97-0.98", "all reads": 0.00572, "linked reads": 0.002078, "all reads (cumsum)": 0.3072, "linked reads (cumsum)": 0.8148, "range_label": "0.97-0.98", "all reads (inferred)": 0.2304, "linked reads (inferred)": 0.821, "right_edge": 0.98}, {"bin": "0.98", "interval": "0.98-0.99", "all reads": 0.005368, "linked reads": 0.002164, "all reads (cumsum)": 0.3126, "linked reads (cumsum)": 0.817, "range_label": "0.98-0.99", "all reads (inferred)": 0.2308, "linked reads (inferred)": 0.8217, "right_edge": 0.99}, {"bin": "0.99", "interval": "0.99-1.0", "all reads": 0.6874, "linked reads": 0.183, "all reads (cumsum)": 1.0, "linked reads (cumsum)": 1.0, "range_label": "0.99-1.0", "all reads (inferred)": 1.0, "linked reads (inferred)": 1.0, "right_edge": 1.0}]}}
